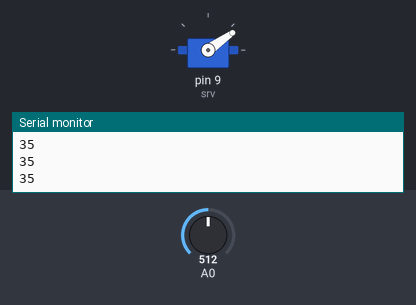
A sketch run on a simulated Arduino Uno, built with avr-gcc and run on an emulated ATmega328P. Parts: servo, the last lines printed to the serial monitor. Inputs (shaded band) come from the test bench; at power-on: A0 = 512.

Above: at 1.2 s.
1.3 s: A0 set to 0
4.3 s: A0 set to 122
At 4.3 s:
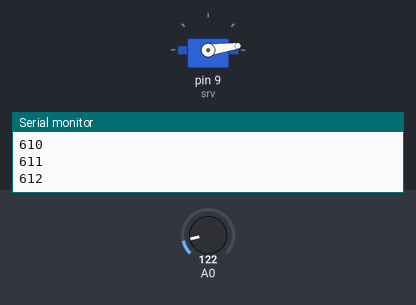
5.8 s: A0 set to 0
At 7.96 s:
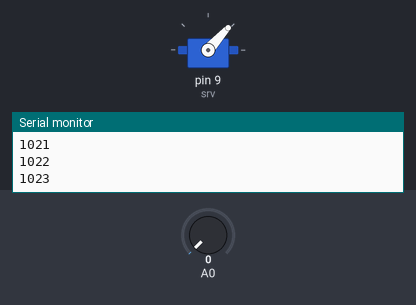
8.8 s: A0 set to 190
At 8.8 s:
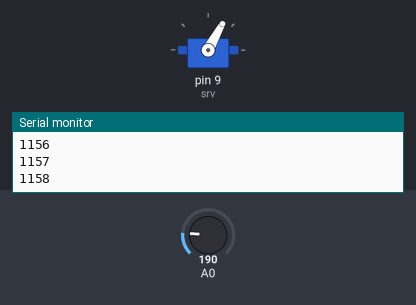
Timing chart, 0 to 11.3 s (numbered marks = the images above; inputs shaded):
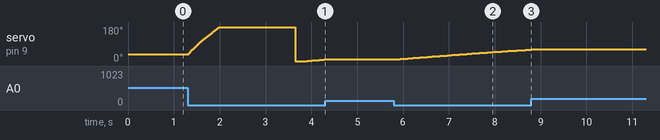

The sketch:

ServoJoystickControl.ino
```cpp
#include <Servo.h>
Servo srv;
int pos = 35;

void setup() {
  // put your setup code here, to run once:
  pinMode(A0, INPUT);
  srv.attach(9);
  srv.write(pos);
  Serial.begin(9600);
}

void loop() {
  // put your main code here, to run repeatedly:
  Serial.println(pos);
  if (pos > 0 && analogRead(A0) == 0)
  {
    pos++;
  }
  if (pos < 180 && analogRead(A0) == 1023)
  {
    pos--;
  }
  srv.write(pos);
}
```

Measured:
- after the input at 4.3 s, servo on pin 9 (srv): stays 8° (without the input it goes to 9° after 0.03 s)
- after the input at 5.8 s, servo on pin 9 (srv): moves from 8° to 61° over 3.0 s, starting at once
- after the input at 8.8 s, servo on pin 9 (srv): stays 61° (without the input it goes to 62° after 0.06 s)
